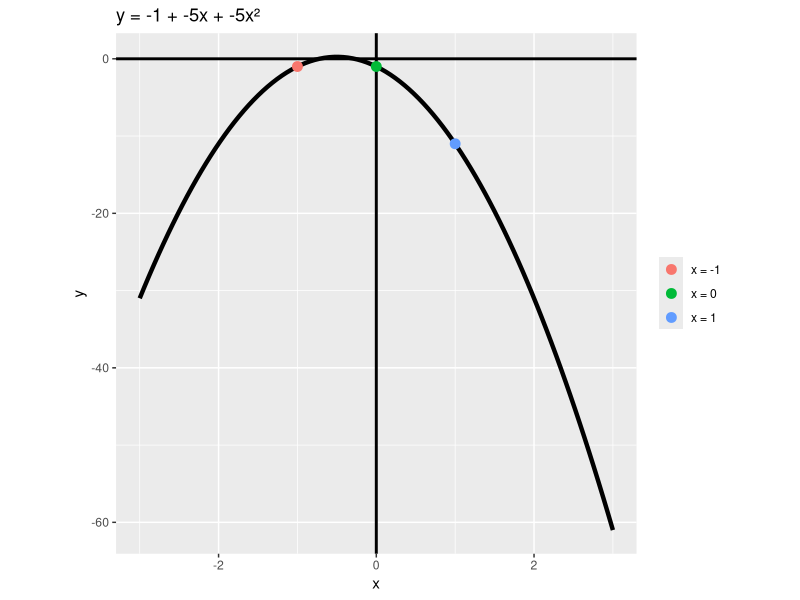
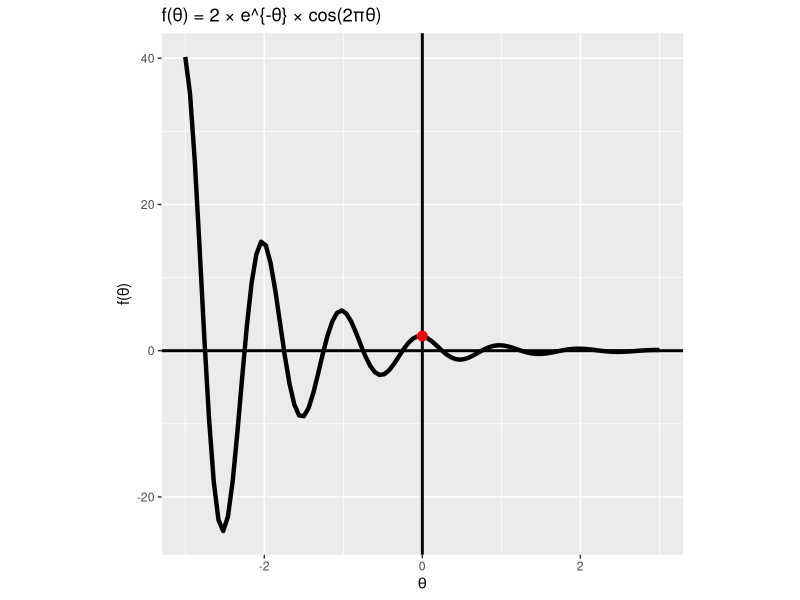
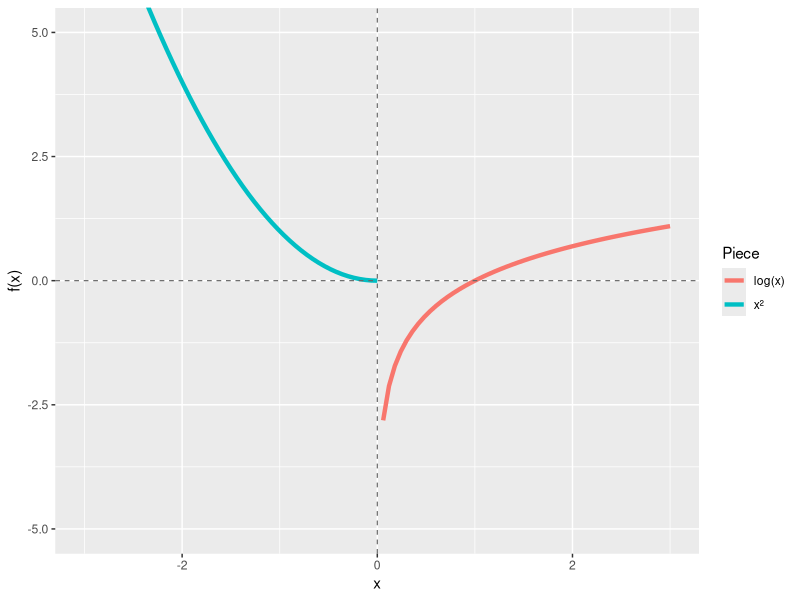

The R source for these figures, in order:
## ---- chunk 1
#| message: false
library(ggplot2)
library(dplyr)
## ---- chunk 2
set.seed(NULL)
x <- seq(-3, 3, length.out = 101)

# Random integer coefficients in [-5, 5]
coefs <- sample(-5:5, 3, replace = TRUE)

fx <- coefs[1] + coefs[2]*x + coefs[3]*x^2

cat(sprintf("Sketch this!\ny = %d + %dx + %dx^2\n",
            coefs[1], coefs[2], coefs[3]))
## ---- chunk 3
# Key points at x = -1, 0, 1
key_x <- c(-1, 0, 1)
key_y <- coefs[1] + coefs[2]*key_x + coefs[3]*key_x^2

df_key <- data.frame(
  x     = key_x,
  y     = key_y,
  label = paste("x =", key_x)
)

ggplot(data.frame(x = x, y = fx), aes(x, y)) +
  geom_line(linewidth = 1.5) +
  geom_hline(yintercept = 0, linewidth = 1, color = "black") +
  geom_vline(xintercept = 0, linewidth = 1, color = "black") +
  geom_point(data = df_key, aes(x, y, color = label), size = 3) +
  labs(title = sprintf("y = %d + %dx + %dx\u00b2",
                       coefs[1], coefs[2], coefs[3]),
       color = NULL) +
  theme(aspect.ratio = 1)
## ---- chunk 4
set.seed(NULL)
theta <- seq(-3, 3, length.out = 101)

# Random non-zero integer coefficient
coef_val <- sample(setdiff(-3:3, 0), 1)

sfx <- function(t) coef_val * exp(-t) * cos(2*pi*t)

cat(sprintf("Sketch this function!\nf(\u03b8) = %d \u00d7 exp(-\u03b8) \u00d7 cos(2\u03c0\u03b8)\n",
            coef_val))
## ---- chunk 5
df_damped <- data.frame(theta = theta, y = sfx(theta))
pt_origin <- data.frame(theta = 0, y = sfx(0))

ggplot(df_damped, aes(theta, y)) +
  geom_line(linewidth = 1.5) +
  geom_hline(yintercept = 0, linewidth = 1, color = "black") +
  geom_vline(xintercept = 0, linewidth = 1, color = "black") +
  geom_point(data = pt_origin, aes(theta, y), color = "red", size = 3) +
  labs(x = expression(theta), y = "f(\u03b8)",
       title = sprintf("f(\u03b8) = %d \u00d7 e^{-\u03b8} \u00d7 cos(2\u03c0\u03b8)",
                       coef_val)) +
  theme(aspect.ratio = 1)
## ---- chunk 6
set.seed(NULL)

# Available functions for x <= 0 and x > 0
neg_funs   <- list(f1 = function(x) x,
                   f2 = function(x) x^2,
                   f3 = function(x) x^3)
neg_labels <- c("x", "x\u00b2", "x\u00b3")

pos_funs   <- list(f1 = log,
                   f2 = sqrt)
pos_labels <- c("log(x)", "sqrt(x)")

# Random selection
ni <- sample(seq_along(neg_funs), 1)
pi <- sample(seq_along(pos_funs), 1)

cat(sprintf("Sketch this!!\n%s for x \u2264 0\n%s(x) for x > 0\n",
            neg_labels[ni], pos_labels[pi]))
## ---- chunk 7
x <- seq(-3, 3, length.out = 101)

# Build piecewise: suppress warnings from log/sqrt of negative values
neg_part <- suppressWarnings(neg_funs[[ni]](x))
pos_part <- suppressWarnings(pos_funs[[pi]](x))

fx_neg <- ifelse(x <= 0, neg_part, NA)
fx_pos <- ifelse(x >  0, pos_part, NA)

df_pw <- rbind(
  data.frame(x = x, y = fx_neg, piece = neg_labels[ni]),
  data.frame(x = x, y = fx_pos, piece = pos_labels[pi])
)

ggplot(df_pw, aes(x, y, color = piece)) +
  geom_line(linewidth = 1.5, na.rm = TRUE) +
  geom_hline(yintercept = 0, linetype = "dashed", color = "grey40", linewidth = 0.4) +
  geom_vline(xintercept = 0, linetype = "dashed", color = "grey40", linewidth = 0.4) +
  coord_cartesian(xlim = c(-3, 3), ylim = c(-5, 5)) +
  labs(x = "x", y = "f(x)", color = "Piece")
